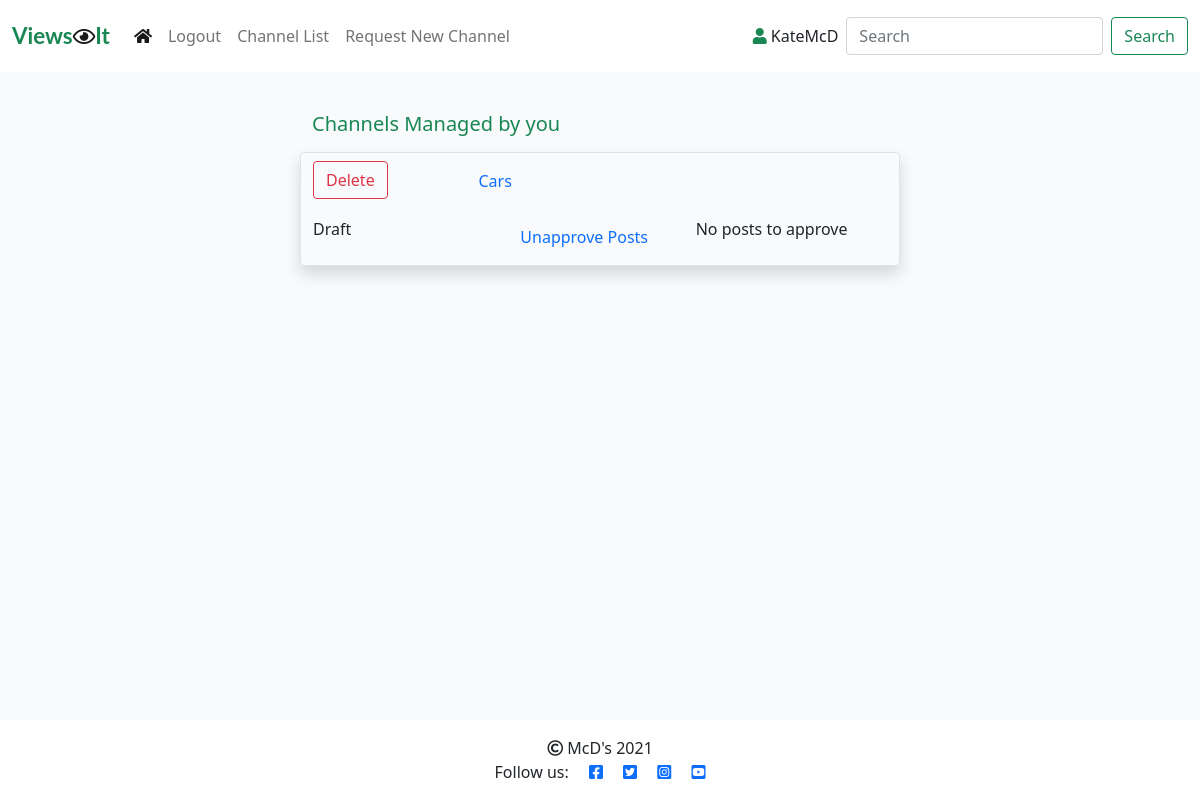
The page /channel_manage/ (signed in) on the database as committed earlier.
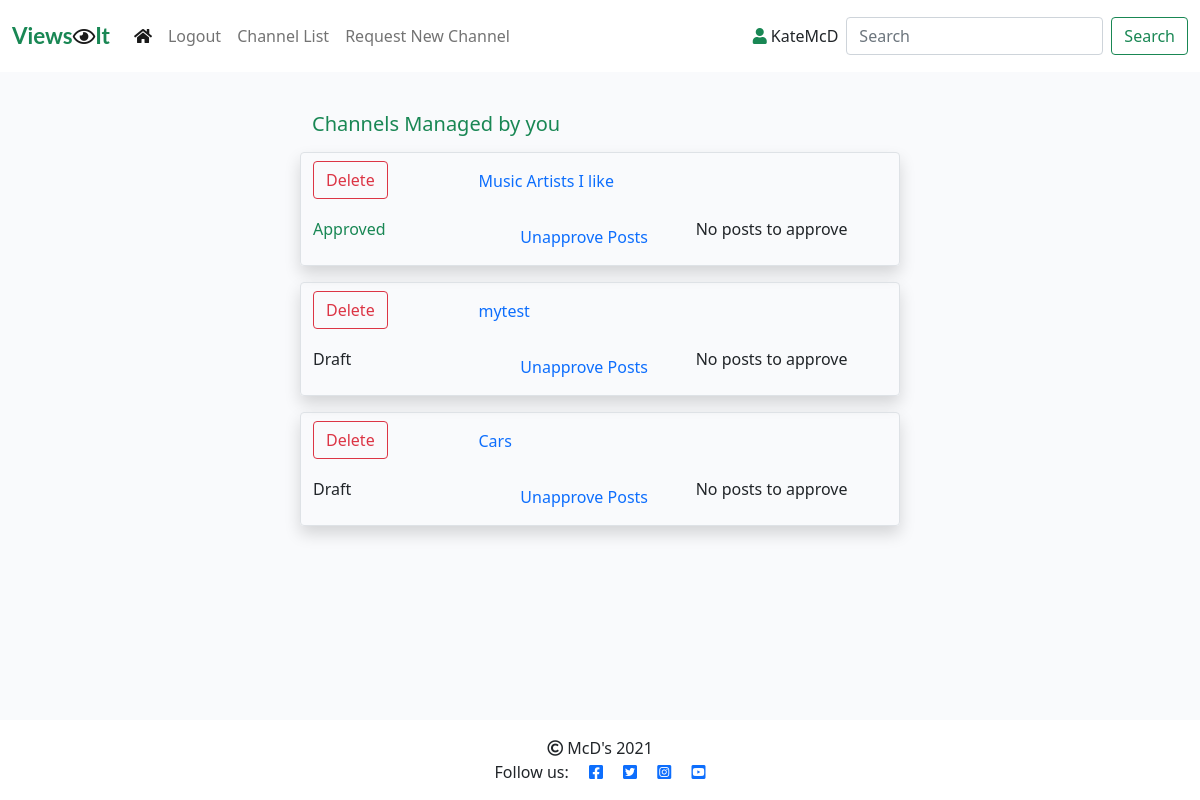
The same page on the database as committed later.
### viewsit_app/models.py (models this page shows, shortened)
class Channel(models.Model):
    topic = models.CharField(max_length=50)
    topic_url = models.SlugField(max_length=50, unique=True)
    description = models.CharField(max_length=200)
    author = models.ForeignKey(User, on_delete=models.CASCADE,
                               related_name="channels")
    created_on = models.DateTimeField(auto_now_add=True)
    updated_on = models.DateTimeField(auto_now=True)
    status = models.IntegerField(choices=STATUS, default=0)
    class Meta:
        ordering = ['-created_on']

### viewsit_app/views.py (the view)
# urls.py: path('channel_manage/', views.ChannelManage.as_view(),
class ChannelManage(generic.ListView):
    def get(self, request, *args, **kwargs):
        if not request.user.is_authenticated:
            return redirect('home')
        num_unapproved = Count('channelposts',
                               filter=Q(channelposts__status__lte=0))
        queryset = Channel.objects.filter(author=request.user).order_by("-created_on").annotate(num_unapproved=num_unapproved)
        return render(
            request,
            "channel_manage.html",
            {
                "channel_list": queryset,
            },
        )

### templates/channel_manage.html (shortened to what this page needs)
{% extends "base.html" %}
{% block content %}
<div class="container-fluid">
    <div class="row">
        <div class="col-sm-6 mt-3 offset-md-3">
            <h5 class="mt-3 text-success">Channels Managed by you</h5>
            {% for channel in channel_list %}
                <div class="row border rounded shadow mt-3">
                    <div class="col-3 mt-2 mb-2">
                        <button type="button" class="btn btn-outline-danger" data-bs-toggle="modal" data-bs-target="#confirmManageDelete{{ forloop.counter }}">Delete</button>
                    </div>
                    <div class="col mt-2 mb-2 text-left" ><a class="nav-link" href="{% url 'channel_form' slug=channel.topic_url %}">
                        <p class="card-text">{{ channel.topic }}</p></a>
                    </div>
                    <div class="row">
                        {% if channel.status == 0 %}
                            <div class="col mt-2 mb-2 text-left">Draft</div>
                        {% else %}
                            <div class="col mt-2 mb-2 text-success text-left">Approved</div>
                        {% endif %}
                        <div class="col mt-2 mb-2 text-left" ><a class="nav-link" href="{% url 'channel_post_approve' slug=channel.topic_url post_approval_type='Unapprove' %}">
                            Unapprove Posts</a>
                        </div>
                        {% if channel.num_unapproved %}
                        <div class="col mt-2 mb-2 text-left"><a class="nav-link" href="{% url 'channel_post_approve' slug=channel.topic_url post_approval_type='Approve' %}">
                            {{ channel.num_unapproved }} posts to approve</a></div>
                        {% else %}
                        <div class="col mt-2 mb-2 text-left">No posts to approve</div>
                        {% endif %}
                    </div>
                </div>
            {% empty %}
                <div><h4>You currently don't manage any channels.</h4></div>
            {% endfor %}
        </div>
    </div>
</div>
{%endblock%}

Rows that differ between the two databases and show on the page:
added Channel: topic "Music Artists I like", status "Approved", shows "No posts to approve"
added Channel: topic "mytest", status "Draft", shows "No posts to approve"
